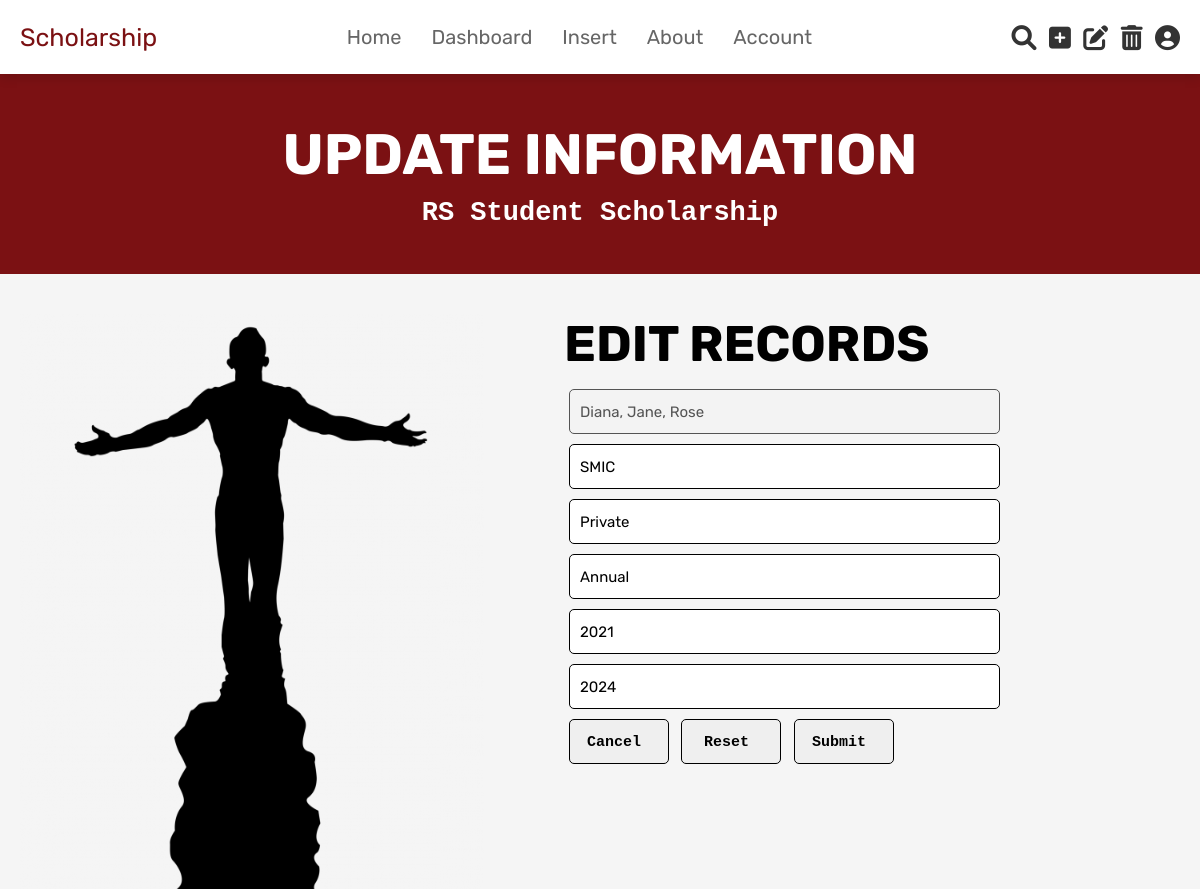
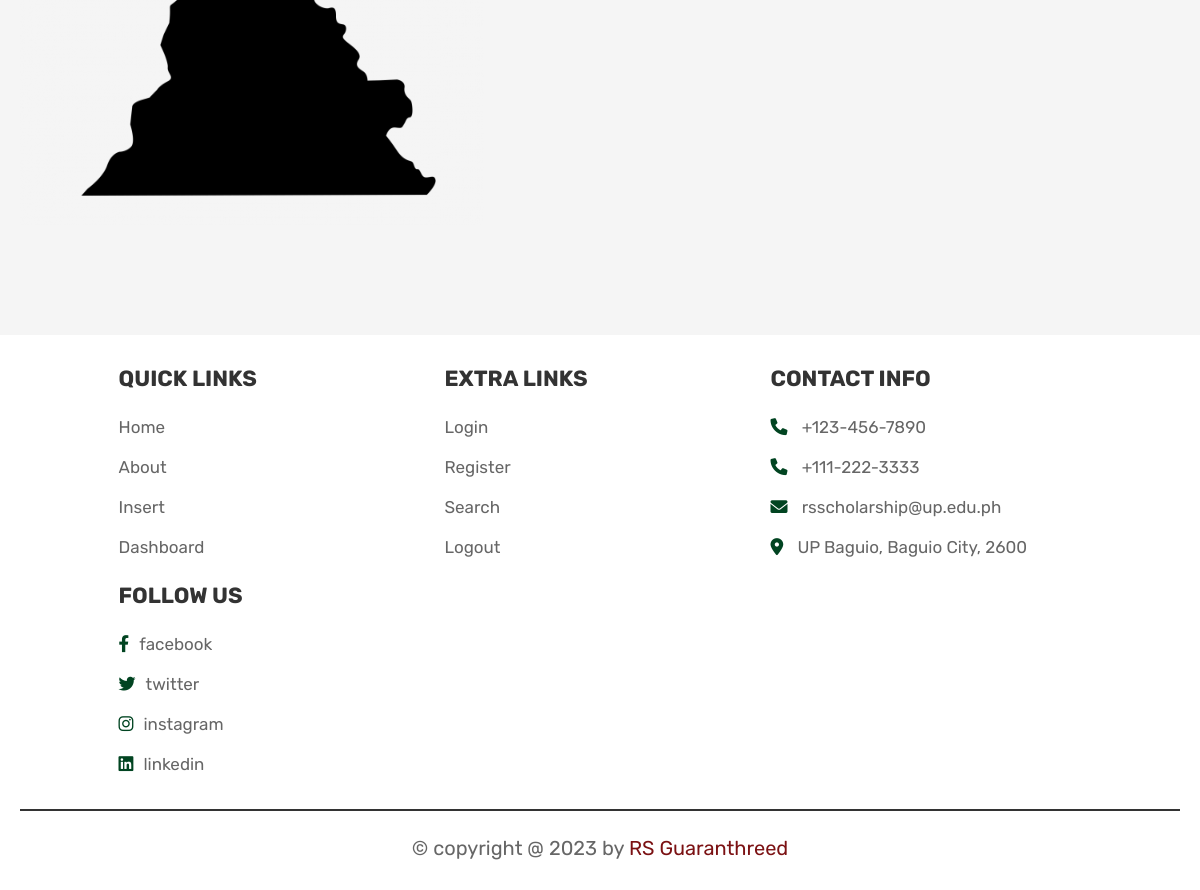
The app's page /updating-scholarship-info.php?edit=20184526 (signed in) with its own data (2 pictures, top to bottom).
### tables this page shows
CREATE TABLE `scholar_basic_info` (
  `Student_ID` int(10) NOT NULL,
  `last_name` varchar(30) NOT NULL,
  `given_name` varchar(30) NOT NULL,
  `middle_name` varchar(30) NOT NULL,
  `sex` varchar(10) NOT NULL,
  `birthdate` date NOT NULL,
  `citizenship` varchar(30) NOT NULL,
  `civil_status` varchar(30) NOT NULL,
  `permanent_address` varchar(100) NOT NULL,
  `present_address` varchar(100) NOT NULL,
  `email_address` varchar(100) NOT NULL,
  `mobile_number` varchar(11) NOT NULL
);

CREATE TABLE `scholarship_info` (
  `Student_ID` int(10) NOT NULL,
  `scholarship_source` varchar(50) NOT NULL,
  `scholarship_type` varchar(50) NOT NULL,
  `release_period` varchar(20) NOT NULL,
  `period_start` year(4) NOT NULL,
  `period_end` year(4) NOT NULL
);

### updating-scholarship-info.php (the view, shortened to what this page needs)
<!DOCTYPE html>
<html lang="en">
<head>
   <link rel="stylesheet" href="https://cdnjs.cloudflare.com/ajax/libs/font-awesome/6.0.0/css/all.min.css">
   <link rel="stylesheet" href="css/home_style.css">
</head>
<body>
    <?php @include 'header.php'; ?>
    <section class="heading">
    <h3>update information</h3 >
    <h4>RS Student Scholarship</h4>
    </section>
    <section class="update-content">
    <div class="update-container">
        <div class="update-left">
            <img class="up" src="images/oblation.png"/>
        </div>
        <?php
        if(isset($_GET['edit'])){
            $id = $_GET['edit'];
        }
        $query = "SELECT scholar_basic_info.Student_ID, last_name, given_name, middle_name,
                scholarship_source, scholarship_type, release_period, period_start,period_end
                FROM `scholar_basic_info`
                JOIN `scholarship_info` ON scholar_basic_info.Student_ID = scholarship_info.Student_ID
                WHERE scholar_basic_info.Student_ID = '$id'";
        $result = mysqli_query($conn, $query) or die(mysqli_error($conn));
        while($rows = mysqli_fetch_array($result)){
            $lastname = $rows['last_name'];
            $givenname = $rows['given_name'];
            $middlename = $rows['middle_name'];
            $Scholarship_source = $rows['scholarship_source'];
            $Scholarship_type = $rows['scholarship_type'];
            $Release_period = $rows['release_period'];
            $Period_start = $rows['period_start'];
            $Period_end = $rows['period_end'];
        }
  ?>
        <div class="update-right">
        <h1 class="edit-info">EDIT RECORDS</h1>
        <form method="POST" action="updated-scholarship-info.php">
        <div class="form-group">
        <input class="box" value="<?php echo $lastname. ', '. $givenname. ', '. $middlename;?>" disabled>
        </div>
        <div class="form-group">
        <input placeholder="Scholarship Source" name="scholarship_source" class="box" value="<?php echo $Scholarship_source;?>">
        </div>
        <div class="form-group">
        <input placeholder="Scholarship Type" name="scholarship_type" class="box" value="<?php echo $Scholarship_type;?>">
        </div>
        <div class="form-group">
        <input  placeholder="Release Period" name="release_period" class="box" value="<?php echo $Release_period;?>">
        </div>
        <div class="form-group">
        <input placeholder="Period Start" name="period_start" class="box" value="<?php echo $Period_start;?>">
        </div>
        <div class="form-group">
        <input  placeholder="Period End" name="period_end" class="box" value="<?php echo $Period_end;?>">
        </div>
        <div class="form-group">
        <button type="button" class="button" onclick = "cancel()">Cancel</button>
        <input type="reset" class="button" value="Reset">
        <input type="submit" name="submit" class="button" value="Submit">
        </div>
        </form>
        </div>
    </div>
    </section>
<?php @include 'footer.php'; ?>
</body>
</html>

### css/home_style.css (style rules this page uses)
:root { --pink:#e84393; --red:#c0392b; --orange:#f39c12; --black:#333; --white:#fff; --light-color:#666; --light-white:#ccc; --light-bg:#f5f5f5; --forest-green : #014421; --maroon : #7b1113; --gold : #FFD700; --gray: #676767; --border:.2rem solid var(--black); --box-shadow:0 .5rem 1rem rgba(0,0,0,.1); }
* { font-family: 'Rubik', sans-serif; margin:0; padding:0; box-sizing: border-box; outline: none; border:none; text-decoration: none; transition:all .2s linear; }
html { font-size: 62.5%; overflow-x: hidden; scroll-behavior: smooth; scroll-padding-top: 6.5rem; }
body { background: var(--light-bg); }
section { padding:3rem 2rem; }
.heading { display: flex; flex-flow: column; align-items: center; justify-content: center; gap:1rem; background-color: var(--maroon); text-align: center; min-height: 25vh; }
.heading h3 { font-size: 5.7rem; color:var(--white); text-transform: uppercase; }
.heading h4 { font-size: 2.7rem; color:var(--white); font-family: 'Courier New', Courier, monospace; }
.update-content { width: 100%; min-height: 110vh; }
.update-content .update-container { min-height: 110vh; }
.update-content .update-container .update-left { float: left; width: 40%; }
.update-content .update-container .update-left .up { height: 100vh; width: 100%; }
.update-content .update-container .update-right { margin-left: 40%; margin-top: 3rem; }
.update-content .update-container .update-right .form-group { margin-left: 8rem; }
.update-content .update-container .box { width: 70%; height: 4.5rem; padding: 1rem 1rem; font-size: 1.5rem; border: 1px solid; margin:0.5rem 0.5rem; margin-bottom: 0.5rem; border-radius: 0.5rem; }
.update-content .update-container .button { height: 4.5rem; width: 10rem; font-size: 1.5rem; font-family: 'Courier New', Courier, monospace; font-weight: bold; padding-right: 1rem; margin:0.5rem 0.5rem; padding-top: 0.2rem; border: 1px solid; margin-bottom: 0.5rem; border-radius: 0.5rem; }
.update-content .update-container .update-right .edit-info { font-size: 5rem; margin-left: 8rem; margin-top: -2rem; margin-bottom: 1rem; }
h1 { font-size:17px; margin-left: 1rem; margin-top:1rem; }

### records on screen
scholar_basic_info: last_name+given_name+middle_name "Diana, Jane, Rose", scholarship_source "SMIC", scholarship_type "Private", release_period "Annual", period_start "2021", period_end "2024"
